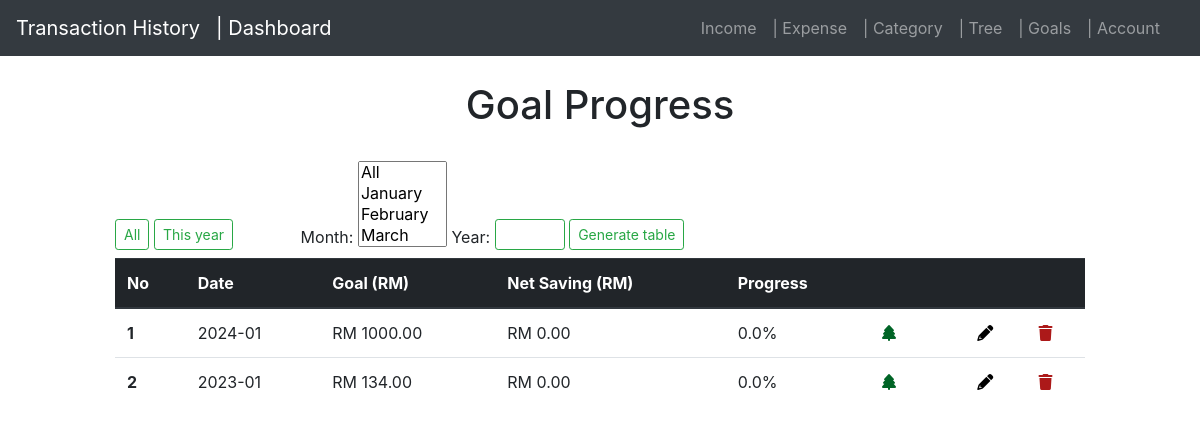
Page /compare (signed in) on the earlier database version.
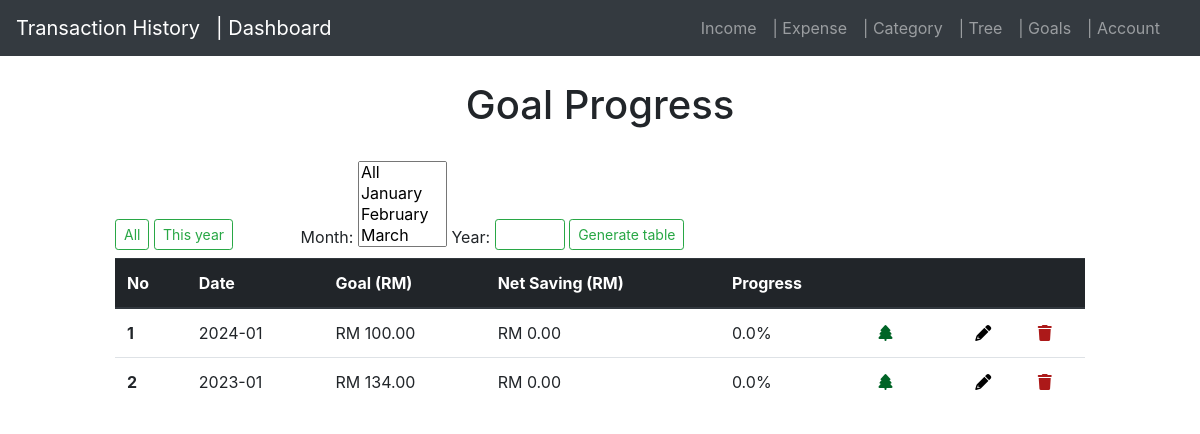
Same page on the later database version.
### application/models.py (models this page shows, shortened)
class goal(db.Model):
    id = db.Column(db.Integer, primary_key=True)
    amount = db.Column(db.Double, nullable=False)
    month = db.Column(db.String(30),nullable=False)
    year = db.Column(db.Integer, nullable=False)
    user_id = db.Column(db.Integer, db.ForeignKey('user.id'), nullable=False)

### application/routes.py (the view)
@app.route('/compare', methods=['GET', 'POST'])
@login_required
def compare():
    goall = goal.query.filter_by(user_id=current_user.id).all()
    net_query = db.session.query(
        func.sum(net.amount).label('total'),
        func.strftime('%Y-%m', net.date).label('month_year')
    ).filter_by(user_id=current_user.id).group_by(func.strftime('%Y-%m', net.date)).all()
    net_dict = {result.month_year: result.total for result in net_query}
    amounts = []
    for goal_entry in goall:
        month_year = f'{goal_entry.year}-{int(goal_entry.month):02d}'
        net_amount = net_dict.get(month_year, 0)
        if goal_entry.amount == 0 :
            progress = 0
        else:  # Avoid division by zero
            progress = ( net_amount / goal_entry.amount) * 100
            progress = min(progress, 100)  # Cap progress at 100%
        amounts.append({
            'id':goal_entry.id,
            'month_year': month_year,
            'goal': goal_entry.amount,
            'net': net_amount,
            'progress' :progress
        })
        amounts.sort(key=lambda x: x['month_year'], reverse=True)
    return render_template('goal.html', amounts=amounts, title="Goals")

### application/routes.py (called while the page is built)
@login_manager.user_loader
def load_user(user_id):
    return User.query.get(int(user_id))

### application/templates/goal.html (shortened to what this page needs)
{% extends 'layout.html' %}
{% block content %}
<head>
    <link rel="stylesheet" href="https://cdnjs.cloudflare.com/ajax/libs/font-awesome/6.0.0-beta3/css/all.min.css">
</head>
<div class="col-sm-10 ml-auto mr-auto ">
    <center>
     <H1>Goal Progress</H1>
    </center>
    <br>
    <div class="column is-one-third is-offset-one-third">
        <form hx-post="/search_year_month" hx-target="#results" hx-swap="innerHTML">
            <row>
                <button type='button' class="btn btn-outline-success btn-sm mb-2"hx-get="/all_goaltable" hx-target="#results">All</button>
                <button type='button' class="btn btn-outline-success btn-sm mb-2" hx-get="/this_year_goaltable" hx-target="#results">This year</button></row>
                <label for="month">Month:</label>
                <select name="month" id="month" multiple>
                    <option value="13">All</option>
                    <option value="1">January</option>
                    <option value="2">February</option>
                    <option value="3">March</option>
                    <option value="4">April</option>
                </select>
                <label for="year">Year:</label>
                <input type="number" class="btn btn-outline-success btn-sm mb-2"id="year" name="year" class="input is-small", style="width: 70px;" required>
                <button type="submit" class="btn btn-outline-success btn-sm mb-2" class="input is-small">Generate table</button>
        </form>
    </div>
    <table class="table">
        <thead class="thead-dark">
            <tr>
                <th scope="col">No</th>
                <th scope="col">Date</th>
                <th scope="col">Goal (RM)</th>
                <th scope="col">Net Saving (RM)</th>
                <th scope="col">Progress</th>
                <th scope="col"></th>
                <th scope="col"></th>
                <th scope="col"></th>
                <th scope="col"></th>
            </tr>
        </thead>
        <tbody id="results">
            {% if amounts %}
                {% for entry in amounts %}
                        <tr>
                            <th scope="row">{{loop.index}}</th>
                            <td>{{entry.month_year}}</td>
                            <td class="amount-field">RM {{ "{:.2f}".format(entry.goal) }}</td>
                            <td class="amount-field">RM {{ "{:.2f}".format(entry.net) }}</td>
                            {% if entry.progress < 0 %}
                                <td><span style="color: rgb(223, 20, 20);">{{ entry.progress | round(2) }}%</span></td>
                            {% elif entry.progress == 100 %}
                                <td><span style="color: rgb(0, 100, 38);">{{ entry.progress | round(2) }}%</span></td>
                            {% else %}
                                <td>{{ entry.progress | round(2) }}%</td>
                            {% endif %}
                            <td>
                                <a hx-get="{{ url_for('tree_goal', entry_id=entry.id, entry_net= entry.net) }}" hx-target="#goal-image-section" hx-swap="innerHTML">
                                    <i class="fa-solid fa-tree" style="color: rgb(0, 100, 38);"></i>
                                </a>
                            </td>
                            <td></td><td><a href="{{ url_for('edit_goal', entry_id=entry.id) }}"  class="edit" title="Edit" data-toggle="tooltip" id="1"><i class="fa fa-pencil" style="color: rgb(0, 0, 0);"></i></a></td>
                            <td><a href="{{ url_for('delete_goal', entry_id=entry.id ) }}" class="delete" title="Delete" data-toggle="tooltip" id="1"><i class="fa-solid fa-trash" style="color: rgb(172, 25, 25);"></i></a></td>
                        </tr>
                {% endfor %}
            {% else %}
                <tr>
                    <td colspan="4">No goals found. Let's set a goal.</td>
                </tr>
            {% endif %}
        </tbody>
    </table>
</div>
{% endblock %}

### application/templates/layout.html (shortened to what this page needs)
<!DOCTYPE html>
<html lang="en">
<head>
    <link rel="stylesheet"
        href="https://maxcdn.bootstrapcdn.com/bootstrap/4.0.0/css/bootstrap.min.css"
        href="static/styles.css"
>
</head>
<body>
    <div class="container-fluid">
        <div class="row">
            <div class="col-md-12 p-0">
                <header class="mb-4">
                    <nav class="navbar navbar-expand-lg navbar-dark bg-dark">
                        <a class="navbar-brand" href="{{ url_for('index') }}">Transaction History</a>
                        <a class="navbar-brand" href="{{ url_for('dashboard') }}">| Dashboard</a>
                        <div class="collapse navbar-collapse" id="navbarNavAltMarkup">
                            <div class="navbar-nav ml-auto mr-3">
                                <a class="nav-item nav-link" href="{{ url_for('add_income') }}">Income</a>
                                <a class="nav-item nav-link" href="{{ url_for('add_expense') }}">| Expense</a>
                                <a class="nav-item nav-link" href="{{ url_for('categoryy') }}">| Category</a>
                                <a class="nav-item nav-link" href="{{ url_for('tree') }}">| Tree</a>
                                <a class="nav-item nav-link" href="{{ url_for('compare') }}">| Goals</a>
                                <a class="nav-item nav-link" href="{{ url_for('account') }}">| Account</a>
                            </div>
                        </div>
                    </nav>
                </header>
            </div>
        </div>
        <div class="row justify-content-center">
            <div class="col-md-10"></div>
                {% block content %}{% endblock %}
            </div>
        </div>
</body>
</html>

Differences in the rows shown:
changed goal (number 1 of 2 on the later page): goal "1000.00" → "100.00"
